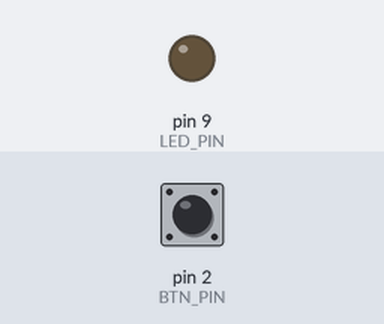
Simulated run of this sketch. Board: Arduino Uno, built with avr-gcc and run on an emulated ATmega328P. On the bench: output pins drawn as LEDs (lit = HIGH). Inputs (shaded band) come from the test bench; at power-on: pin 2 (BTN_PIN) LOW.

Above: at 1.2 s.
1.3 s: pin 2 (BTN_PIN) pulled HIGH for 0.15 s
At 2.5 s:
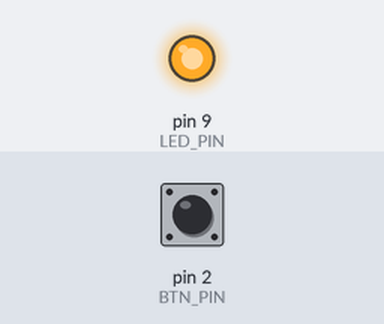
2.9 s: pin 2 (BTN_PIN) pulled HIGH for 1 s
At 3.7 s:
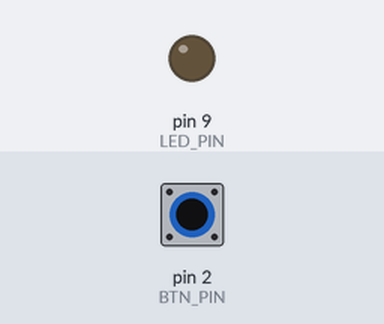
5.4 s: pin 2 (BTN_PIN) pulled HIGH for 3.2 s
At 6.8 s:
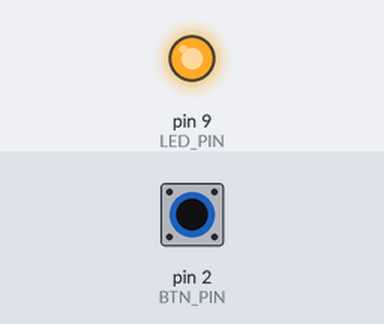
Timing chart, 0 to 8.4 s (numbered marks = the images above; inputs shaded):
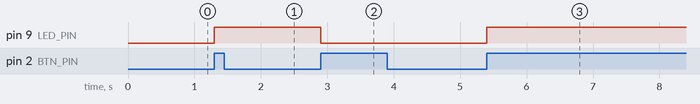

Measured:
- after the input at 1.3 s, pin 9 (LED_PIN): LOW → HIGH at once
- after the input at 2.9 s, pin 9 (LED_PIN): HIGH → LOW at once
- after the input at 5.4 s, pin 9 (LED_PIN): LOW → HIGH at once

The sketch:

pushbutton_toggle.ino
```cpp
#define BTN_PIN 2
#define LED_PIN 9

#define BTN_UP HIGH
#define BTN_DOWN LOW

int last_btn_state = BTN_UP;
int btn_state;

int led_state = LOW;

void setup() {
  pinMode(LED_PIN, OUTPUT);
  pinMode(BTN_PIN, INPUT);
}

void loop() {
  btn_state = digitalRead(BTN_PIN);

  // Toggle the LED only when the button is released
  if (last_btn_state == BTN_DOWN && btn_state == BTN_UP) {
    led_state = !led_state;
    digitalWrite(LED_PIN, led_state);
  }

  last_btn_state = btn_state;

  // Short delay to avoid button bouncing
  delay(50);
}
```
